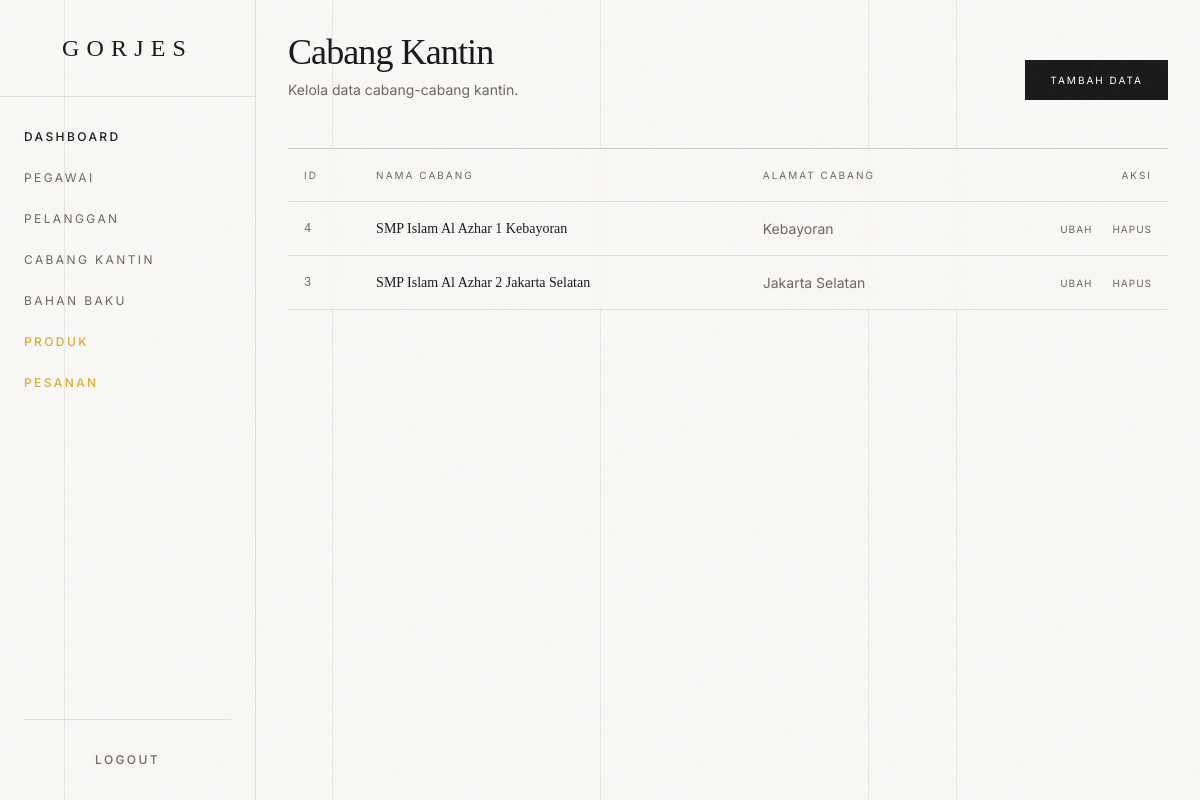
The page /dashboard/cabang_kantin/cabang_kantinlihat.php (signed in) on the database its author committed.
### tables this page shows
CREATE TABLE `cabang_kantin` (
  `id_cabang_kantin` int(11) NOT NULL,
  `nama_cabang` varchar(100) NOT NULL,
  `alamat_cabang` text DEFAULT NULL
);

### dashboard/cabang_kantin/cabang_kantinlihat.php (the view, shortened to what this page needs)
<?php
include '../../layouts/config.php';
include '../../layouts/head.php';
include '../../layouts/menu.php';
$sql = "SELECT * FROM cabang_kantin ORDER BY id_cabang_kantin DESC";
$result = mysqli_query($conn, $sql);
?>
<div class="mb-12 flex justify-between items-end relative z-10">
    <div>
        <h2 class="font-serif text-4xl tracking-tight mb-2">Cabang Kantin</h2>
        <p class="text-sm text-luxury-mutedFg">Kelola data cabang-cabang kantin.</p>
    </div>
    <a href="cabang_kantintambah.php" class="h-10 px-6 border border-[#1A1A1A] bg-[#1A1A1A] text-white text-[10px] tracking-[0.2em] uppercase flex items-center hover:bg-transparent hover:text-[#1A1A1A] transition-all duration-300">
        Tambah Data
    </a>
</div>
<div class="border-t border-luxury-fg/20 overflow-x-auto relative z-10 bg-luxury-bg/50 backdrop-blur-sm">
    <table class="w-full text-left text-sm whitespace-nowrap">
        <thead>
            <tr class="border-b border-luxury-fg/10 uppercase text-[10px] tracking-[0.2em] text-luxury-mutedFg">
                <th class="py-4 px-4 font-normal">ID</th>
                <th class="py-4 px-4 font-normal">Nama Cabang</th>
                <th class="py-4 px-4 font-normal">Alamat Cabang</th>
                <th class="py-4 px-4 font-normal text-right">Aksi</th>
            </tr>
        </thead>
        <tbody>
            <?php while ($row = mysqli_fetch_assoc($result)): ?>
                <tr class="border-b border-[#1A1A1A]/10 hover:bg-[#F9F8F6] transition-colors duration-300">
                    <td class="py-4 px-4 font-mono text-xs text-luxury-mutedFg"><?= htmlspecialchars($row['id_cabang_kantin']) ?></td>
                    <td class="py-4 px-4 font-serif"><?= htmlspecialchars($row['nama_cabang']) ?></td>
                    <td class="py-4 px-4 text-luxury-mutedFg truncate max-w-md text-sm"><?= htmlspecialchars($row['alamat_cabang']) ?></td>
                    <td class="py-4 px-4 text-right space-x-4">
                        <a href="cabang_kantinubah.php?id=<?= $row['id_cabang_kantin'] ?>" class="text-[10px] uppercase tracking-widest text-luxury-mutedFg hover:text-luxury-accent transition-colors">Ubah</a>
                        <a href="cabang_kantinhapus.php?id=<?= $row['id_cabang_kantin'] ?>" class="text-[10px] uppercase tracking-widest text-luxury-mutedFg hover:text-red-700 transition-colors">Hapus</a>
                    </td>
                </tr>
            <?php endwhile; ?>
        </tbody>
    </table>
</div>
<?php
include '../../layouts/footer.php';
include '../../layouts/vendor-scripts.php';
?>

### layouts/head.php (style rules this page uses)
body { background-color: #F9F8F6; color: #1A1A1A; border-radius: 0px !important; }
* { border-radius: 0px !important; }
table { border-radius: 0; border-collapse: collapse; background: transparent; box-shadow: none; border: none; }
th, td { border-bottom: 1px solid rgba(26,26,26,0.1) !important; }
th { background: transparent; }

### rows shown on the page
cabang_kantin: id_cabang_kantin "4", nama_cabang "SMP Islam Al Azhar 1 Kebayoran", alamat_cabang "Kebayoran"
cabang_kantin: id_cabang_kantin "3", nama_cabang "SMP Islam Al Azhar 2 Jakarta Selatan", alamat_cabang "Jakarta Selatan"
